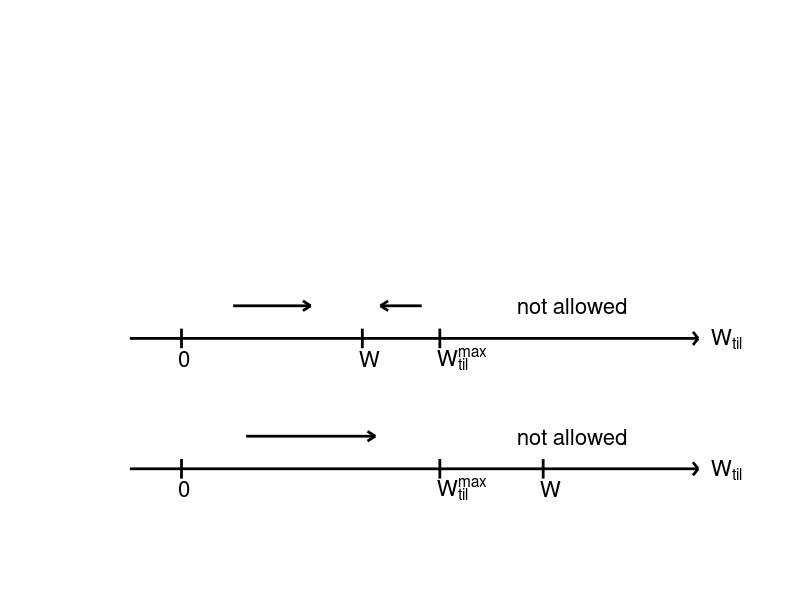

Write the MATLAB code that produced this figure.
function tillschema
% TILLSCHEMA  Produce a figure showing how the till water amount W_tl evolves.

set(0,'defaultlinelinewidth',2.0)
da = 0.1;

y = 0.4;
plot([-0.2 2.0], [y y], 'k'), hold on,  arrow(2.0,y)
text(2.05,y,'W_{til}','fontsize',16)
tick(0.0,y,'0'),  tick(0.7,y,'W'),  tick(1.0,y,'W_{til}^{max}')
plot([0.2 0.5], [y+da y+da], 'k'),  sharpright(0.5,y+da)
plot([0.77 0.93], [y+da y+da], 'k'),  sharpleft(0.77,y+da)
text(1.3,y+da,'not allowed','fontsize',16)

y = 0.0;
plot([-0.2 2.0], [y y], 'k'),  arrow(2.0,y)
text(2.05,y,'W_{til}','fontsize',16)
tick(0.0,y,'0'),  tick(1.0,y,'W_{til}^{max}'),  tick(1.4,y,'W')
plot([0.25 0.75], [y+da y+da], 'k'),  sharpright(0.75,y+da)
text(1.3,y+da,'not allowed','fontsize',16)

hold off
axis([-0.3 2.1 -0.2 1.3]), axis off
end

  function tick(x,y,s)
    plot([x x], [y-0.03 y+0.03],'k')
    text(x-0.01,y-0.06,s,'fontsize',16)
  end

  function arrow(x,y)
    plot([x-0.02 x], [y+0.02 y],'k')
    plot([x-0.02 x], [y-0.02 y],'k')
  end
 
  function sharpleft(x,y)
    plot([x+0.03 x], [y+0.015 y],'k')
    plot([x+0.03 x], [y-0.015 y],'k')
  end

  function sharpright(x,y)
    plot([x-0.03 x], [y+0.015 y],'k')
    plot([x-0.03 x], [y-0.015 y],'k')
  end
